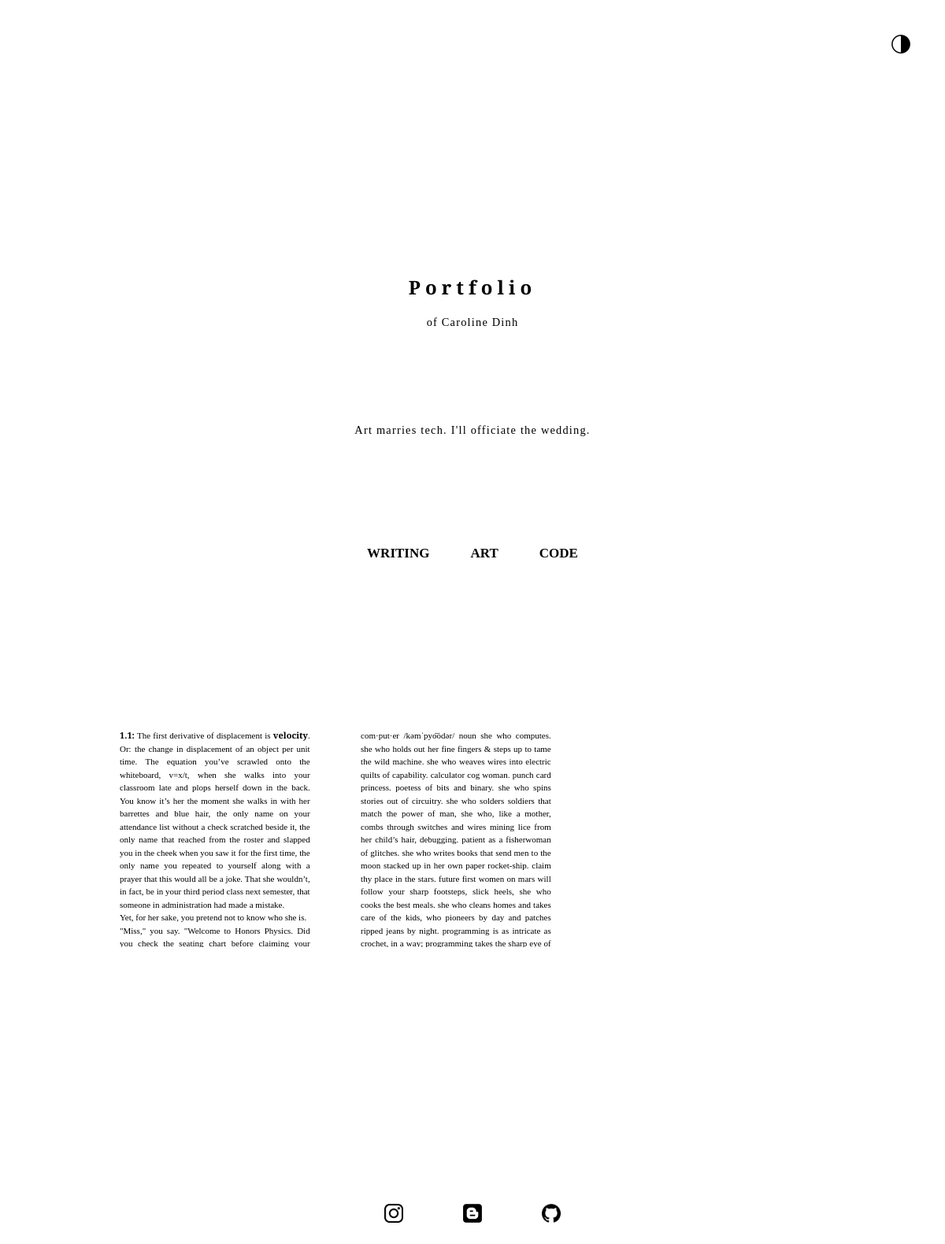
The page /writing/ on the database as committed earlier.
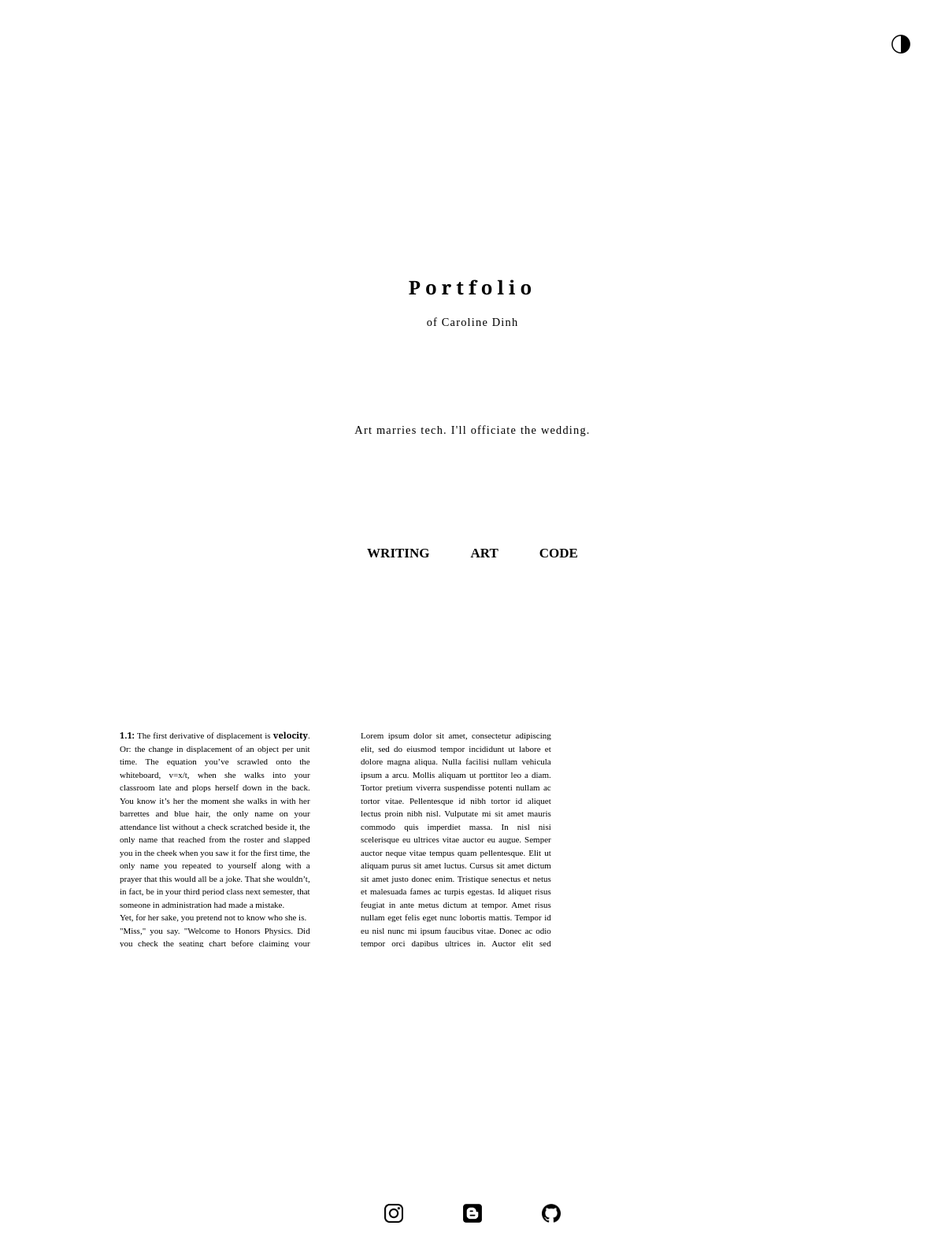
The same page on the database as committed later.
### gallery/models.py (models this page shows, shortened)
class Post(models.Model):
    title = models.CharField(max_length=100)
    base = models.CharField(max_length=50)
    category = models.CharField(default='', max_length=50)
    image = models.ImageField(default='', upload_to="gallery", blank=True)
    content = models.TextField(blank=True)
    date_posted = models.DateTimeField(default=timezone.now)
    author = models.ForeignKey(User, on_delete=models.CASCADE)

### gallery/views.py (the view)
# urls.py: path('writing/', views.writing, name='gallery-writing'),
def writing(request):
    allPosts = Post.objects.all()
    writing = filter("writing", allPosts)
    context = {
        'posts': writing,
        'jump':'gallery',
        'categories': getCategories(allPosts)
    }
    return render(request, 'gallery/home.html', context)

### gallery/views.py (called while the page is built)
def separateContent(allPosts):
    for post in allPosts:
        if(not post.content):
            post.content = ''
        paragraphs = post.content.split("<br>")
        post.content = "<br>".join(paragraphs)
        paragraphs = post.content.split("\\\"")
        post.content = "\"".join(paragraphs)
        paragraphs = post.content.split("\\t")
        post.content = "".join(paragraphs)
    return allPosts

def filter(key, allPosts):
    x = []
    allPosts = separateContent(allPosts)
    for p in allPosts:
        if p.category == key:
            x.append(p)
    return x

def getCategories(allPosts):
    categories = []
    for p in allPosts:
        if not p.category in categories:
            categories.append(p.category)
    return categories

### gallery/templates/gallery/home.html (shortened to what this page needs)
{% extends "gallery/base.html" %}
{% block content %}
    {% for post in posts %}
        {% if post.base == 'image' %}
            <div class="box">
                <a href="{% url 'gallery-view' post.date_posted.year post.date_posted.month post.date_posted.day post.title %}"><img class="icon" src={{post.image.url}}></a>
            </div>
        {% elif post.base == 'text' %}
            <a href="{% url 'gallery-view' post.date_posted.year post.date_posted.month post.date_posted.day post.title %}"><div class="textBox">
                <p class="preview">
                    {% autoescape off %}
                        {{ post.content }}
                    {% endautoescape %}
                </p>
            </div></a>
        {% endif %}
    {% endfor %}
{% endblock content %}

### gallery/templates/gallery/base.html (shortened to what this page needs)
{% load static %}
<!DOCTYPE html>
<html>
  <head>
    <link href="{%static 'gallery/main.css' %}" rel="stylesheet" type="text/css" />
  </head>
  <body id = "body" onload="load()">
    <div id="togglebox"><img src="{%static 'gallery/toggle_theme_black.png' %}" id="toggle" onclick="switchTheme()"></img><br></div>
    <section>
    <a name = "header" id = "header">
    <a href="{% url 'gallery-home' %}"><h1>Portfolio</h1></a>
    <h4>of Caroline Dinh</h4>
    <h4>Art marries tech. I'll officiate the wedding.</h4>
    <a name = "gallery" id = "gallery"></a>
    <center>
      {% for category in categories %}
      {% with link='gallery-'|add:category %}
      <a href="{% url link %}"><h2 onClick="show('{{category}}')">{{category|upper}}</h2></a>
      {% endwith %}
      {% endfor %}
    </center>
    </section>
    <section id = "gallery">
      {% block content %}{% endblock %}
    </section>
    <section>
    <center>
    <div id = "socials">
	    <a href = "https://www.instagram.com/guillotinedqueen" target="_blank"><img id = "ig" src = "{%static 'gallery/ig_logo.png' %}" class = "link"></img></a>
	    <a href = "http://www.stemininity.blogspot.com" target="_blank"><img id = "bl" src = "{%static 'gallery/blogger_logo.png' %}" class = "link"></img></a>
	    <a href = "https://www.github.com/cyborg48" target="_blank"><img id = "gh" src = "{%static 'gallery/github_logo.png' %}" class = "link"></img></a>
    </div>
    </center>
    </section>
  </body>
</html>

### gallery/static/gallery/main.css (style rules this page uses)
:root { --font-color: #000; --bg-color: #fff; --accent-color:darkturquoise; --shadow-strength:0.5; --icon-brightness:0%; --gh:url("github_logo.png"); --bl:url("blogger_logo.png"); --ig:url("ig_logo.png"); --toggle:url("toggle_theme_black.png"); }
html { scroll-behavior: smooth; }
h1 { color: var(--font-color); text-align: center; font-family: 'Playfair Display SC', serif; font-size: 2vw; letter-spacing:0.5vw; margin-top:15vw; }
#gallery { min-height:50vw; padding-left:10vw; padding-right:10vw; }
h4 { color: var(--font-color); text-align: center; font-family: 'EB Garamond', serif; font-size: 1.2vw; letter-spacing:0.1vw; margin-bottom:10vw; font-weight:normal; }
section { align-content:center; align-items:center; margin-top:5vw; }
a { color: var(--font-color); text-decoration: none; }
h2 { color: var(--font-color); display: inline; text-align: center; margin-left:2vw; margin-right:2vw; font-size:calc(8px + 0.75vw); }
body { background-color: var(--bg-color); }
.textBox { display:inline-block; position: relative; width: 32%; padding-bottom:33%; height: 0; overflow: hidden; text-overflow: ellipsis; margin-top:0%; margin-left:0%; margin-right:0px; padding-left:0%; padding-right:0px; }
.textBox:after { content: ' '; display: block; background-color: var(--bg-color); height: 2vw; width: 100%; position: absolute; margin-left:1%; bottom: 0; }
img { width: 100%; height:100%; position:absolute; margin-bottom:7em; filter:brightness(100%); object-fit: cover; }
p { color: var(--font-color); text-align: justify; font-family: 'EB Garamond', serif; font-size:calc(5px + 0.5vw); padding-right:2vw; padding-left:2vw; width:80%; margin-bottom:1em; line-height:1.5em; }
.link { height: 2vw; width:auto; display:inline; position:relative; align:center; margin-left:3vw; margin-right:3vw; filter:brightness(var(--icon-brightness)); }
#gh.link { content:var(--gh); }
#ig.link { content:var(--ig); }
#bl.link { content:var(--bl); }
#socials { margin-top: 8vw; }
#toggle { position: relative; content:--toggle; height:2vw; width:2vw; transform: rotate(0deg); animation-name: out; margin:3vw; }
#togglebox { width:100%; height:auto; text-align:right; }

Rows that differ between the two databases and show on the page:
changed Post: content "com·put·er /kəmˈpyo͞odər/ noun she who computes. she who holds out her fine fingers & steps up to tame the wild machine. she who weaves wires into electric quilts of capability. calculator cog woman. punch card princess. poetess of bits and binary. she who spins stories out of circuitry. she who solders soldiers that match the power of man, she who, like a mother, combs through switches and wires mining lice from her child’s hair, debugging. patient as a fisherwoman of glitches. she who writes books that send men to the moon stacked up in her own paper rocket-ship. claim thy place in the stars. future first women on mars will follow your sharp footsteps, slick heels, she who cooks the best…" → "Lorem ipsum dolor sit amet, consectetur adipiscing elit, sed do eiusmod tempor incididunt ut labore et dolore magna aliqua. Nulla facilisi nullam vehicula ipsum a arcu. Mollis aliquam ut porttitor leo a diam. Tortor pretium viverra suspendisse potenti nullam ac tortor vitae. Pellentesque id nibh tortor id aliquet lectus proin nibh nisl. Vulputate mi sit amet mauris commodo quis imperdiet massa. In nisl nisi scelerisque eu ultrices vitae auctor eu augue. Semper auctor neque vitae tempus quam pellentesque. Elit ut aliquam purus sit amet luctus. Cursus sit amet dictum sit amet justo donec enim. Tristique senectus et netus et malesuada fames ac turpis egestas. Id aliquet risus feugiat in ante…"
